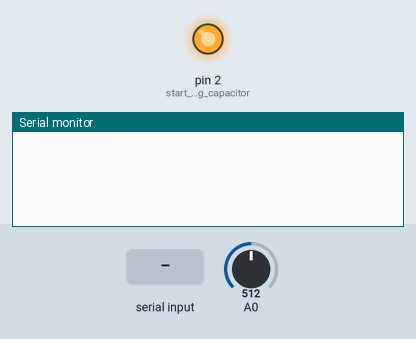
Recording of a sketch running on a simulated Arduino Uno, built with avr-gcc and run on an emulated ATmega328P. Parts: output pins drawn as LEDs (lit = HIGH), the last lines printed to the serial monitor. The test bench sets the inputs (shaded band); at power-on: A0 = 512.

Above: at 1.2 s.
1.3 s: "CAP?\n" received over Serial
At 3.1 s:
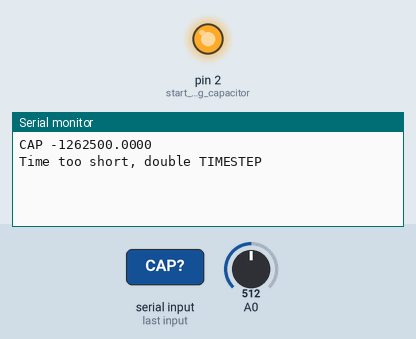
3.4 s: "WF?\n" received over Serial
At 4.3 s:
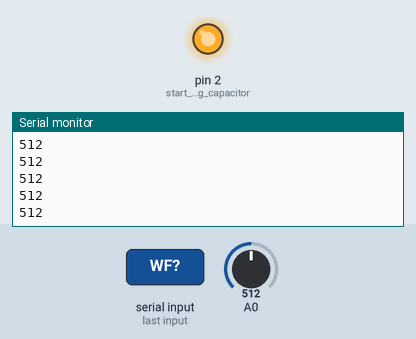
4.9 s: "TIMESTEP \n" received over Serial
At 5.7 s:
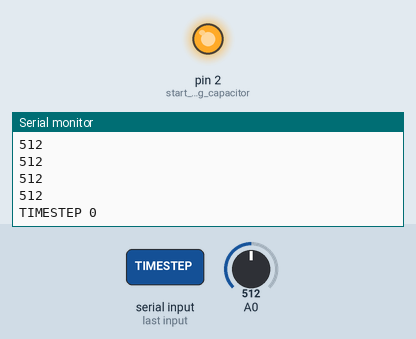

Measured:
- after the input at 1.3 s, the serial monitor: prints a new line after 0.62 s (image 1)
- after the input at 3.4 s, the serial monitor: prints a new line at once (image 2)
- after the input at 4.9 s, the serial monitor: prints a new line at once (image 3)

The sketch:

capacitance_measurement.ino
```cpp
// Capacitance measurement, V. Ziemann, 170629
const int npts=100;
volatile int isamp=0,sample_buffer_ready=0;
uint16_t sample_buffer[npts],nsamp=npts,timestep=5;
float R=33e3;  // 33 kOhm
#include <MsTimer2.h>
void timer_action() {  //..................timer_action
  sample_buffer[isamp]=analogRead(A0);
//  sample_buffer[isamp]=max(1,sample_buffer[isamp]);
  isamp++;
  if (nsamp == isamp) {
    MsTimer2::stop();
    isamp=0;
    sample_buffer_ready=1;
  }
}
double linfit(int n, uint16_t y[]) {  //.........linfit
  double ay0=0,ay1=0;
  double S0=n;
  double S1=0.5*n*(n+1);
  double S2=n*(n+1.0)*(2.0*n+1)/6.0;
  for (int k=0;k<n;k++) {
     ay0+=(k+1)*log(y[k]);
     ay1+=log(y[k]);
  }
  return (S0*ay0-S1*ay1)/(S2*S0-S1*S1);
}
void setup() {  //...............................setup
  Serial.begin(9600);
  while (!Serial) {delay(10);}
  pinMode(2,OUTPUT);
  digitalWrite(2,HIGH);
//  Serial.println("Starting");
}
void loop() {  //................................loop
  if (Serial.available()) {
    char line[30];
    Serial.readStringUntil('\n').toCharArray(line,30);
    if (strstr(line,"CAP?")) {
      nsamp=(int)atof(&line[5]);
      nsamp=min(nsamp,npts);
      if (nsamp==0) nsamp=npts;
//    Serial.print("CAP "); Serial.println(nsamp);
      pinMode(2,INPUT);
      digitalWrite(2,LOW); // disables internal pullup
      MsTimer2::set(timestep, timer_action);
      MsTimer2::start();
      sample_buffer[isamp]=analogRead(A0);
      isamp++;
   } else if (strstr(line,"WF?")) {
      Serial.print("WF "); Serial.println(nsamp);
      for (int i=0; i<nsamp; i++) Serial.println(sample_buffer[i]);
   } else if (strstr(line,"TIMESTEP ")) {
      timestep=(int)atof(&line[9]);
      Serial.print("TIMESTEP "); Serial.println(timestep);
   } else if (strstr(line,"TIMESTEP?")) {
      Serial.print("TIMESTEP "); Serial.println(timestep);
   } else if (strstr(line,"RESISTOR ")) {
      R=atof(&line[9]);
      Serial.print("RESISTOR "); Serial.println(R);
   } else if (strstr(line,"RESISTOR?")) {
      Serial.print("RESISTOR "); Serial.println(R);
    } else {
      Serial.print("Unknown: "); Serial.println(line);
    }
  }
  if (sample_buffer_ready==1) {
    sample_buffer_ready=0;
//  for (int i=0; i<nsamp; i++) Serial.println(sample_buffer[i]);
    pinMode(2,OUTPUT);  // start charging capacitor
    digitalWrite(2,HIGH);
    delay(100);
    double slope=linfit(nsamp,(uint16_t)sample_buffer);
//    Serial.print("slope= "); Serial.println(slope,5);
    double capacitance=-1e6*timestep*1e-3/(slope*R);
    Serial.print("CAP "); Serial.println(capacitance,4);
    if (sample_buffer[0] < 250*sample_buffer[nsamp-1]) {
      Serial.println("Time too short, double TIMESTEP");
    }
  }
  delay(1);
}
```
